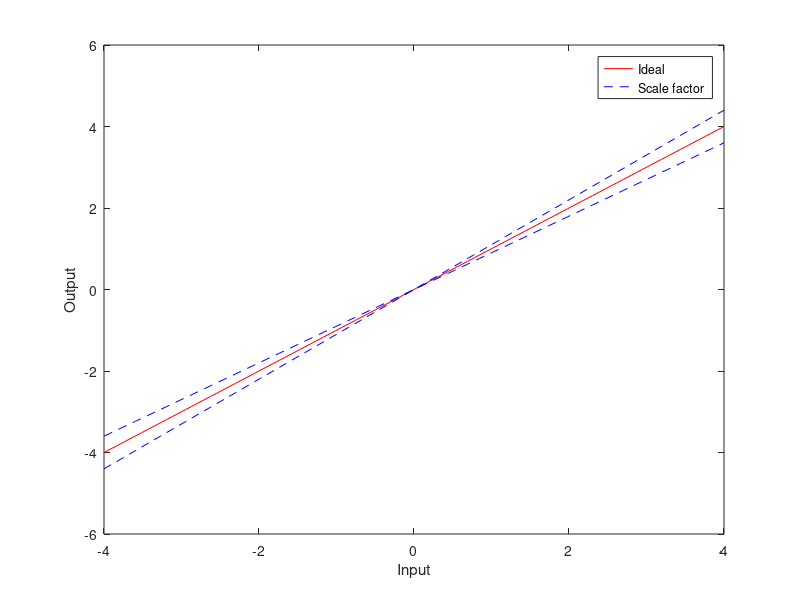

This chart was generated by the following MATLAB code:
% This script tests the scale factor accuracy implementation


clear;clc;

x = linspace(-4,4,100);
y1 = x - x*0.1;
y2 = x + x*0.1;

figure(1)
plot(x,x,'r')
hold on
plot(x,y1,'b--')
hold on
plot(x,y2,'b--')
xlim([-4,4])
legend("Ideal","Scale factor")
xlabel("Input")
ylabel("Output")
hold off